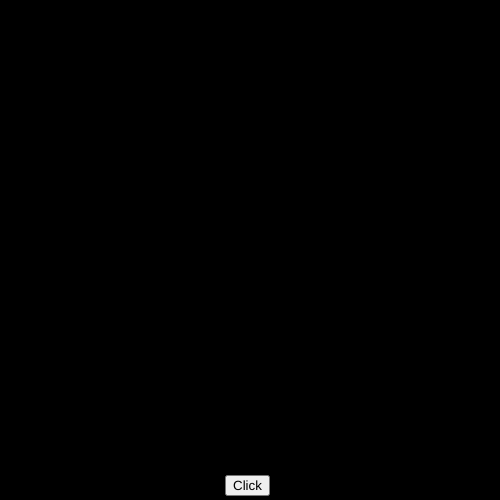
Frame 1 (no input)
Frame 60 (no input): identical to frame 1, image omitted
Frame 120 (the mouse pressed at the canvas centre since frame 60): identical to frame 1, image omitted

The p5.js sketch that drew this single still picture (run headless with seeded random() and noise() and a simulated clock; from frame 60 on, the mouse is pressed at the canvas centre):

// p5.js sketch
// ── sketch.js
var button;
var loadingstate = 0;
var TimerText = 0;
var InsaneScreen = false;
var showloading = false;
var PatienceTimer
var clickcounter = 0;
var patiencescreen = false;
var flashtime = false;
var myArray = [];
var counter = 0;

function setup() {
  createCanvas(500, 500);
  background(0, 0, 0);
  button = createButton("Click");
  button.position(225, 475);
  button.mousePressed(buttonAction);

  gameText = "Loading"
  PText = "Congrats! You're patient! Sorry for wasting your time though."
  NPText = "You're pretty impatient... Least you didn't waste you time."
  translate(300, 300);
  textSize(30);
  text("Font Size 30", 10, 300);

  timer = millis();

  myArray.push(color(255, 0, 0));
  myArray.push(color(0, 0, 255));
}

function changeColor() {
  background(myArray[counter]);
  counter = (counter + 1) % myArray.length;
}

function draw() {
  background(0);
  if (flashtime) {
    background(random(0, 255));
  }
  text(gameText, 128, 225, 400, 400);

  text(PText, 100, 100, 400, 400);
  text(NPText, 100, 100, 400, 400);

  if (showloading) {

    dotdotdot(loadingstate);

  }


  if (patiencescreen) {
    translate(-150, 50);
    text("Time Since Clicked: " + round((millis() - timer) / 1000), width / 2, height / 2);
    textSize(30);
  }
}

function buttonAction() {
  clickcounter++;

  if (clickcounter === 1) {
    fill(255, 255, 255);
    gameText = "Loading"
    PText = ""
    NPText = ""
    setInterval(change_state, 1500);
    showloading = true;
    PatienceTimer = millis();
  } else if (clickcounter === 2) {
    console.log("Click Twice");
    gameText = ""
    showloading = false;
    TimerText = 0;
    patiencescreen = true;
    if (millis() - PatienceTimer > 30000) {

      PText = "Congrats! You're patient! Sorry for wasting your time though."
    } else if (millis() - PatienceTimer < 2000) {
      NPText = "You're pretty impatient... Least you didn't waste you're time."
    }
  } else if (clickcounter === 3) {
    console.log("Click Thrice")
    InsaneScreen = true;
    patiencescreen = false;
    TimerText = false;
    flashtime = true;
    PText = ""
    NPText = ""
    setInterval(changeColor, 50);
  }

}

function change_state() {
  loadingstate = (loadingstate + 1) % 3;
}

function dotdotdot(s) {
  var y;
  switch (s) {
    case 0:
      fill(255, 255, 255);
      ellipse(250, 250, 12.5, 12.5);
      break;
    case 1:
      fill(255, 255, 255);
      ellipse(250, 250, 12.5, 12.5);
      ellipse(275, 250, 12.5, 12.5);
      break;
    case 2:
      fill(255, 255, 255);
      ellipse(250, 250, 12.5, 12.5);
      ellipse(275, 250, 12.5, 12.5);
      ellipse(300, 250, 12.5, 12.5);
      break;
    default:
      break;
  }
}
